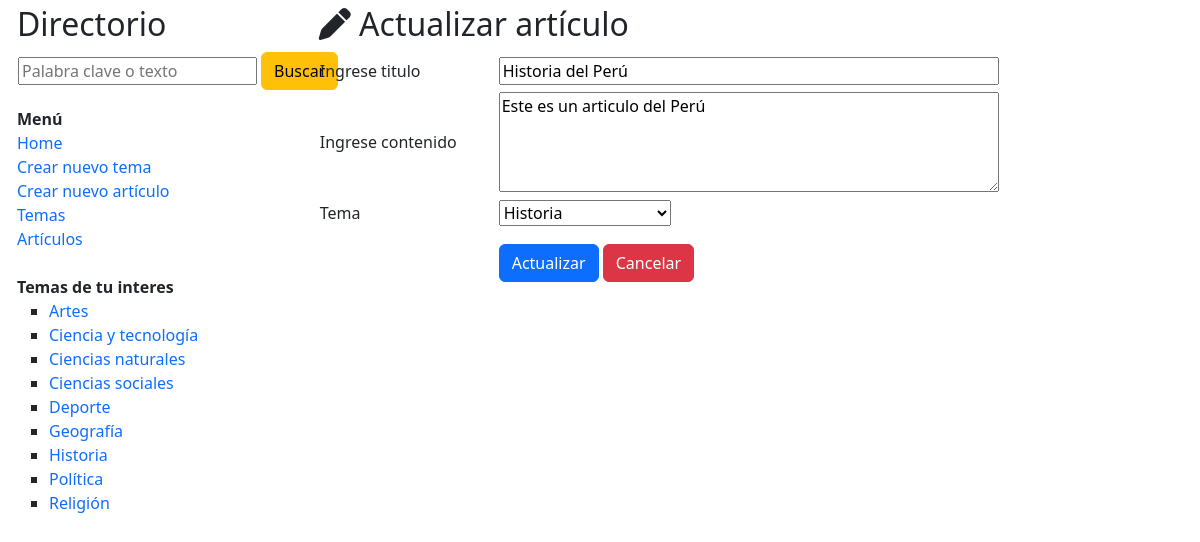
Screenshot of /actualizarArticulo/1 with the database file from the repository.
### wikiApp/models.py (models this page shows)
class temaWiki(models.Model):
    nombre = models.CharField(max_length=128, null=True, blank=True)
    descripcion = models.CharField(max_length=512, null=True, blank=True)

class articuloWiki(models.Model):
    titulo = models.CharField(max_length=128, null=True, blank=True)
    contenido = models.CharField(max_length=1024, null=True, blank=True)
    temaR = models.ForeignKey(temaWiki, null=True, blank=True, on_delete=models.SET_NULL)

### wikiApp/views.py (the view, shortened to what this page needs)
# urls.py: path('actualizarArticulo/<str:idArticulo>', views.actualizarArticulo, name='actualizarArticulo'),
def actualizarArticulo(request, idArticulo):
    objArticulo = articuloWiki.objects.get(id = idArticulo)
    return render(request,'actualizarArticulo.html',{
        'articulo': objArticulo,
        'listaTemas':temaWiki.objects.all()
    })

### wikiApp/templates/actualizarArticulo.html (shortened to what this page needs)
{% extends "layout.html" %}
{% block contenido %}
    <h2><i class="fa-solid fa-pen"></i> Actualizar artículo</h2>
    <form method="post" action="{% url 'wikiApp:actualizarArticulo' articulo.id%}">
        <table>
            <tr height="40">
                <td><label>Ingrese titulo</label></td>
                <td width="40"></td>
                <td><input type="text" style="width:500px;" name="tituloArticulo" value="{{ articulo.titulo }}" required></td>
            </tr>
            <tr height="40">
                <td><label>Ingrese contenido</label></td>
                <td width="40"></td>
                <td><textarea style="width:500px; height: 100px;" name="contenidoArticulo" required>{{ articulo.contenido }}</textarea></td>
            </tr>
            <tr height="40">
                <td><label>Tema</label></td>
                <td width="40"></td>
                <td>
                    <select name="temaArticulo">
                        {% for tema in listaTemas %}
                            {%if articulo.temaR.id is tema.id %}
                                <option value="{{ tema.id }}" selected>{{ tema.nombre }}</option>
                            {% else %}
                                <option value="{{ tema.id }}">{{ tema.nombre }}</option>
                            {% endif %}
                        {% endfor %}
                    </select>
                </td>
            </tr>
            <tr height="60">
                <td colspan="2"></td>
                <td><input class="btn btn-primary" type="submit" value="Actualizar"> <a class="btn btn-danger" href="javascript: history.go(-1)">Cancelar</a></td>
            </tr>
        </table>
    </form>
{% endblock %}

### wikiApp/templates/layout.html (shortened to what this page needs)
{% load static %}
<html>
<head>
    <link href="https://cdn.jsdelivr.net/npm/bootstrap@5.3.0/dist/css/bootstrap.min.css" rel="stylesheet">
    <link rel="stylesheet" href="https://cdnjs.cloudflare.com/ajax/libs/font-awesome/6.3.0/css/all.min.css" />
    <link rel="stylesheet" href="{% static 'css/estilos.css'%}">
</head>
<body>
    <div class="row" style="margin-left:5px; margin-top:5px">
        <div class="col-3">
            <h2>Directorio</h2>
            <div>
                <form method="post" action="{% url 'wikiApp:buscarArticulo' %}">
                    <table>
                        <tr>
                            <td><input type="text" name="texto" placeholder="Palabra clave o texto"></td>
                            <td width="10"></td>
                            <td><input class="btn btn-warning" type="submit" value="Buscar"></td>
                        </tr>
                    </table>
                </form>
            </div>
            <b>Menú</b>
            <div>
                <a href="{% url 'wikiApp:inicio' %}"  >Home</a>
            </div>
            <div>
                <a href="{% url 'wikiApp:nuevoTema' %}">Crear nuevo tema</a>
            </div>
            <div>
                <a href="{% url 'wikiApp:nuevoArticulo' %}">Crear nuevo artículo</a>
            </div>
            <div>
                <a href="{% url 'wikiApp:temas' %}">Temas</a>
            </div>
            <div>
                <a href="{% url 'wikiApp:articulos' %}">Artículos</a>
            </div>
            <br>
            <div>
                <b>Temas de tu interes</b>
                <ul type="square">
                    {% for tema in listaTemas %}
                        <li><a href="{% url 'wikiApp:verTema' tema.id %}">{{ tema.nombre }}</a></li>
                    {% endfor %}
                </ul>
            </div>
        </div>
        <div class="col-8">
            {% block contenido %}
            {% endblock %}
        </div>
    </div>
</body>
</html>

### wikiApp/static/css/estilos.css (style rules this page uses)
a { text-decoration: none; }

### rows the page displays
temaWiki: nombre "Artes"
temaWiki: nombre "Ciencia y tecnología"
temaWiki: nombre "Ciencias naturales"
temaWiki: nombre "Ciencias sociales"
temaWiki: nombre "Deporte"
temaWiki: nombre "Geografía"
temaWiki: nombre "Historia"
temaWiki: nombre "Política"
temaWiki: nombre "Religión"
articuloWiki: tituloArticulo "Historia del Perú", contenidoArticulo "Este es un articulo del Perú"

### other values shown
form field temaArticulo "Historia"
